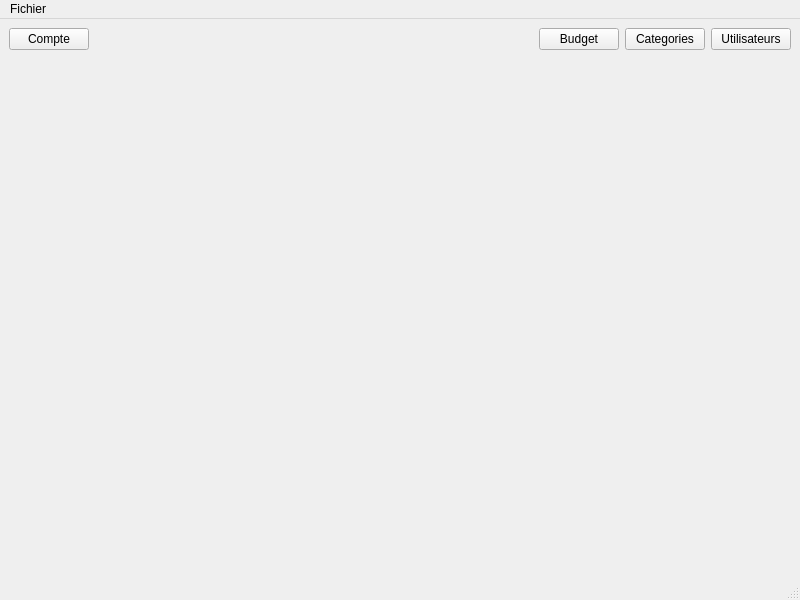
<?xml version="1.0" encoding="UTF-8"?>
<ui version="4.0">
 <class>MainWindow</class>
 <widget class="QMainWindow" name="MainWindow">
  <property name="geometry">
   <rect>
    <x>0</x>
    <y>0</y>
    <width>800</width>
    <height>600</height>
   </rect>
  </property>
  <property name="windowTitle">
   <string>MainWindow</string>
  </property>
  <widget class="QWidget" name="centralwidget">
   <layout class="QVBoxLayout" name="verticalLayout_2">
    <item>
     <layout class="QVBoxLayout" name="verticalLayout">
      <item>
       <layout class="QHBoxLayout" name="topButtonLayout">
        <item>
         <widget class="QPushButton" name="buttonCompte">
          <property name="text">
           <string>Compte</string>
          </property>
         </widget>
        </item>
        <item>
         <spacer name="horizontalSpacer">
          <property name="orientation">
           <enum>Qt::Horizontal</enum>
          </property>
          <property name="sizeHint" stdset="0">
           <size>
            <width>40</width>
            <height>20</height>
           </size>
          </property>
         </spacer>
        </item>
        <item>
         <widget class="QPushButton" name="buttonBudget">
          <property name="text">
           <string>Budget</string>
          </property>
         </widget>
        </item>
        <item>
         <widget class="QPushButton" name="buttonCategorie">
          <property name="text">
           <string>Categories</string>
          </property>
         </widget>
        </item>
        <item>
         <widget class="QPushButton" name="ButtonUser">
          <property name="text">
           <string>Utilisateurs</string>
          </property>
         </widget>
        </item>
       </layout>
      </item>
      <item>
       <widget class="QStackedWidget" name="stack">
        <widget class="QWidget" name="page_3"/>
        <widget class="QWidget" name="page_4"/>
       </widget>
      </item>
     </layout>
    </item>
   </layout>
  </widget>
  <widget class="QMenuBar" name="menubar">
   <property name="geometry">
    <rect>
     <x>0</x>
     <y>0</y>
     <width>800</width>
     <height>21</height>
    </rect>
   </property>
   <widget class="QMenu" name="menuFichier">
    <property name="title">
     <string>Fichier</string>
    </property>
    <addaction name="actionSettings"/>
    <addaction name="separator"/>
    <addaction name="actionClose"/>
   </widget>
   <addaction name="menuFichier"/>
  </widget>
  <widget class="QStatusBar" name="statusbar"/>
  <action name="actionClose">
   <property name="text">
    <string>Quitter</string>
   </property>
   <property name="toolTip">
    <string>&lt;html&gt;&lt;head/&gt;&lt;body&gt;&lt;p&gt;Fermer l'application&lt;/p&gt;&lt;/body&gt;&lt;/html&gt;</string>
   </property>
   <property name="shortcut">
    <string>Ctrl+Q</string>
   </property>
  </action>
  <action name="actionSettings">
   <property name="text">
    <string>Settings</string>
   </property>
  </action>
 </widget>
 <resources/>
 <connections/>
</ui>
